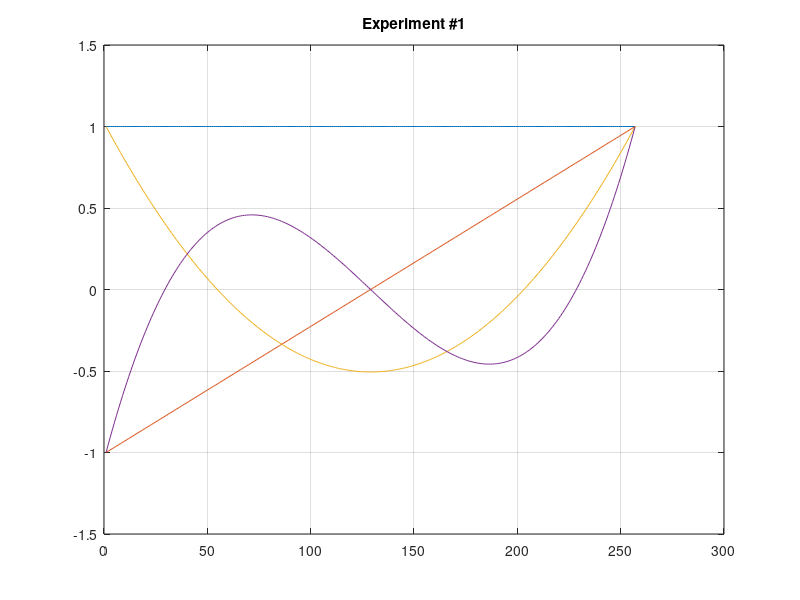

The MATLAB script that drew this image: (Note: this script raises an error after producing the figure.)
%% MATH 543 - Homework 4
% By Parham Khodadi
clear; clc; close all;

%% Function for Modified Gram-Schmidt (MGS) QR-factorization
% As found on page 58 (Algorithm 8.1) of Textbook

function [Q,R] = qr_mgs(A)
    [m,n] = size(A);
    Q = zeros(m,n,class(A));
    R = zeros(n,n,class(A));
    V = A; 
    
    for i = 1:n
        R(i,i) = norm(V(:, i)); 
        Q(:,i) = V(:, i) / R(i,i);
        
        for j = (i+1):n
            R(i,j) = Q(:, i)' * V(:, j);
            V(:, j) = V(:, j) - R(i,j) * Q(:, i);
        end
    end
end

%% Classical Gram–Schmidt Function
% Based on page 23 of Notes #6.
% Copied over from HW3
function [Q,R] = qr_cgs(A)
    [m,n] = size(A);
    Q = zeros(m,n,class(A));
    R = zeros(n,n,class(A));

    for k = 1:n
        v = A(:,k);

        for i = 1:k-1
            R(i,k) = Q(:,i)' * A(:,k);
            v = v - R(i,k) * Q(:,i);
        end

        R(k,k) = norm(v,2);

        % Avoid dividing by zero when setting Q(:,k) to v/R(k,k)
        if R(k,k) == 0
            Q(:,k) = zeros(m,1,class(A));
        else
            Q(:,k) = v / R(k,k);
        end
    end
end

%% Experiment #1
x = (-128:128)'/128;
A = [x.^0, x.^1, x.^2, x.^3];
[Q,R] = qr(A,0);

scale = Q(257,:);
Q = Q*diag(1./scale);

% Check if it matches Figure 7.1
plot(Q);
title("Experiment #1")
grid on

%% Experiment #2
[U,X] = qr(randn(80));
[V,X] = qr(randn(80));
S = diag(2.^(-1:-1:-80));

A = U*S*V;

[QC,RC] = clgs(A);
[QM,RM] = mgs(A);
